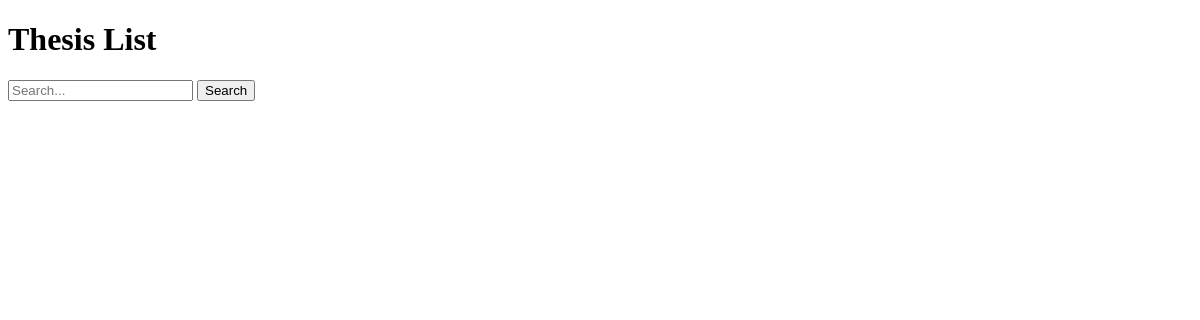
Before: /thesis-list/ with the older database file.
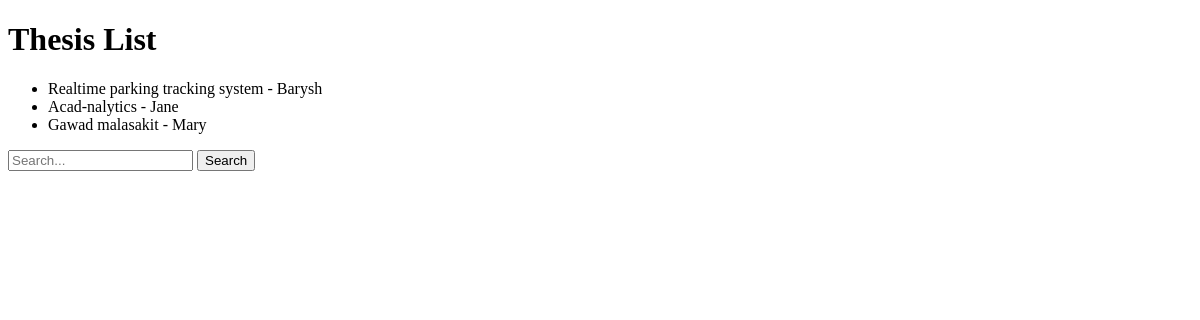
After: the same page with the newer database file.
### thesisapp/models.py (models this page shows, shortened)
class Thesis(models.Model):
    title = models.CharField(max_length=200)
    author = models.CharField(max_length=100)
    abstract = models.TextField()

### thesisapp/views.py (the view)
# urls.py: path('thesis-list/', views.thesis_list, name='thesis_list'),
def thesis_list(request):
    theses = Thesis.objects.all()[:3]  # Get the first three thesis studies
    return render(request, 'thesis_search/thesis_list.html', {'theses': theses})

### thesisapp/templates/thesis_search/thesis_list.html (shortened to what this page needs)
<!DOCTYPE html>
<html lang="en">
<head>
</head>
<body>
    <div class="container">
        <h1>Thesis List</h1>
        <ul>
            {% for thesis in theses %}
                <li>{{ thesis.title }} - {{ thesis.author }}</li>
            {% endfor %}
        </ul>
        <form method="GET" action="{% url 'search_results' %}">
            <input type="text" name="q" placeholder="Search...">
            <button type="submit">Search</button>
        </form>
    </div>
</body>
</html>

Changed rows visible on the page:
added Thesis: title "Realtime parking tracking system", author "Barysh"
added Thesis: title "Acad-nalytics", author "Jane"
added Thesis: title "Gawad malasakit", author "Mary"
